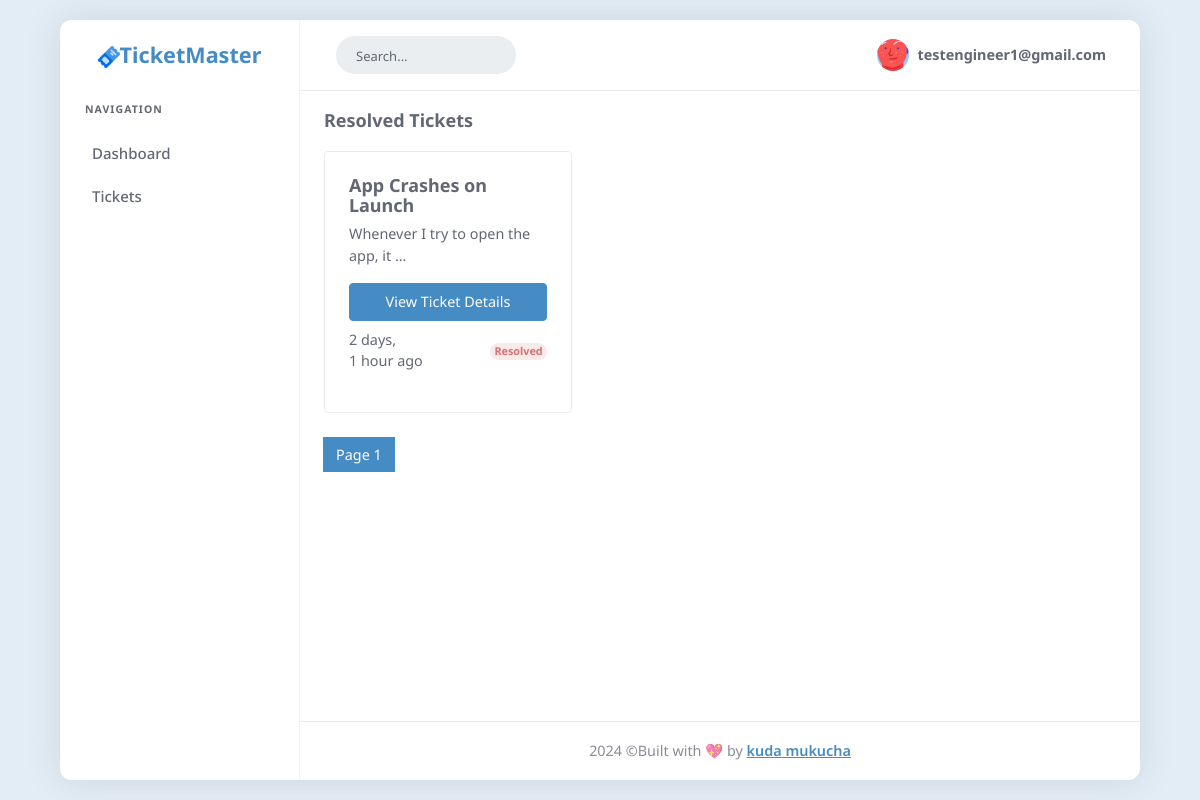
Page /ticket/resolved-engineer-tickets/ (signed in) on the committed database.
### accounts/models.py (models this page shows)
class User(AbstractUser):
    is_customer = models.BooleanField(default=False)
    is_engineer = models.BooleanField(default=False)
    email = models.EmailField(unique=True)

### ticket/models.py (models this page shows, shortened)
class Ticket(models.Model):
    STATUS_CHOICES =[
        ('Active','Active'),
        ('Pending','Pending'),
        ('Resolved','Resolved')
    ]
    SEVERITY_CHOICES =[
        ('High','High'),
        ('Low','Low')
    ]
    customer = models.ForeignKey(User,on_delete=models.CASCADE,related_name='customer_tickets')
    engineer = models.ForeignKey(User,on_delete=models.DO_NOTHING,related_name='engineer_tickets',null=True)
    ticket_id = models.CharField(max_length=20,unique=True)
    title = models.CharField(max_length=50)
    description = models.TextField()
    status = models.CharField(max_length=20,choices=STATUS_CHOICES,default='Pending')
    created = models.DateTimeField(auto_now_add=True)
    updated = models.DateTimeField(auto_now=True)
    is_resolved = models.BooleanField(default=False)
    severity = models.CharField(max_length=5,choices=SEVERITY_CHOICES,default='Low')
    is_assigned_to_engineer= models.BooleanField(default=False)
    resolution_steps = models.TextField(blank=True,null=True)

### ticket/views.py (the view)
# urls.py: path('resolved-engineer-tickets/',views.resolved_engineer_tickets,name='resolved-engineer-tickets'),
def resolved_engineer_tickets(request):
    ticket_list = Ticket.objects.filter(engineer=request.user, is_resolved = True).order_by('-created')
    paginator = Paginator(ticket_list,6)
    page_number = request.GET.get('page',1)
    try:
        tickets = paginator.page(page_number)
    except EmptyPage:
        tickets = paginator.page(paginator.num_pages)
    except PageNotAnInteger:
        tickets = paginator.page(1)
    return render(request,'ticket/resolved-engineer-tickets.html',{'tickets':tickets})

### templates/ticket/resolved-engineer-tickets.html
{%extends 'dashboard/base.html'%}
{%load static%}
{%load humanize%}
{%block content%}
<div class="page-container">
    <div class="page-title-box">
        <div class="d-flex align-items-sm-center flex-sm-row flex-column gap-2">
            <div class="flex-grow-1">
                <h4 class="font-18 mb-0">Resolved Tickets</h4>
            </div>
        </div>
    </div>
    {%if tickets%}
    <div class="row">
        {%for ticket in tickets%}
        <div class="col-lg-4">
            <div class="card card-body">
                <h5 class="card-title">{{ticket.title}}</h5>
                <p class="card-text">{{ticket.description | truncatewords:8}}</p>
                <a href="{%url 'ticket:ticket-details' ticket.ticket_id%}" class="btn btn-primary">View Ticket Details</a>
                <div class="d-flex align-items-center gap-5 mt-2">
                    <p class="card-text">{{ticket.created | naturaltime}}</p>
                  {%if ticket.status == 'Pending'%}
                  <p> <span class="badge badge-soft-warning rounded-pill">Pending</span></p>
                  {%elif ticket.status == 'Active'%}
                  <p> <span class="badge badge-soft-success rounded-pill">Active</span></p>
                    {%elif ticket.status == 'Resolved'%}
                    <p> <span class="badge badge-soft-danger rounded-pill">Resolved</span></p>
                  {%endif%}
                </div>
            </div>
        </div>
        {%endfor%}
    </div>
    {%include 'pagination.html' with page=tickets%}
    {%else%}
    <div class="alert alert-dark d-flex align-items-center mb-0" role="alert">
        <iconify-icon icon="solar:balloon-bold-duotone" class="font-20 me-1"></iconify-icon>
        <div class="lh-1">No tickets at the moment.
        </div>
    </div>
    {%endif%}
</div>
{%endblock%}

### templates/dashboard/base.html (shortened to what this page needs)
{%load static%}
<!DOCTYPE html>
<html lang="en">
<head>
        <link href="{%static 'css/vendor.min.css'%}" rel="stylesheet" type="text/css" />
        <link href="{%static 'css/icons.min.css'%}" rel="stylesheet" type="text/css" />
        <link href="{%static 'css/app.min.css'%}" rel="stylesheet" type="text/css" id="app-style" />
</head>
<body>
    <div class="wrapper">
        <div class="sidenav-menu">
            <a href="/" class="logo">
                <span class="logo-dark">
                    <span class="logo-lg fw-bold fs-4 "><img src="{%static 'images/ticket.png'%}" alt="dark logo">TicketMaster</span>
                </span>
            </a>
            <div data-simplebar>
                <ul class="side-nav">
                    <li class="side-nav-title">Navigation</li>
                    <li class="side-nav-item">
                        <a href="/" class="side-nav-link">
                            <span class="menu-text"> Dashboard </span>
                        </a>
                    </li>
                    <li class="side-nav-item">
                        <a data-bs-toggle="collapse" href="#sidebarPagesAuth" aria-expanded="false" aria-controls="sidebarPagesAuth" class="side-nav-link">
                            <span class="menu-text">Tickets</span>
                            <span class="menu-arrow"></span>
                        </a>
                    </li>
                </ul>
            </div>
        </div>
        <header class="app-topbar">
            <div class="page-container topbar-menu">
                <div class="d-flex align-items-center gap-2">
                    <button class="sidenav-toggle-button px-2">
                    </button>
                    <div class="d-none d-md-flex">
                        <form class="app-search" method="get" action="{%url 'ticket:ticket-search'%}">
                            <div class="app-search-box">
                                <div class="input-group">
                                    <input type="text" class="form-control" name="q" placeholder="Search...">
                                    <div class="input-group-append">
                                        <button class="btn btn-icon" type="submit">
                                        </button>
                                    </div>
                                </div>
                            </div>
                        </form>
                    </div>
                </div>
                <div class="d-flex align-items-center gap-2">
                    <div class="topbar-item d-none d-sm-flex">
                        <button class="topbar-link" id="light-dark-mode" type="button">
                        </button>
                    </div>
                    <div class="topbar-item">
                        <div class="dropdown">
                            <button class="topbar-link dropdown-toggle drop-arrow-none position-relative" data-bs-toggle="dropdown" data-bs-offset="0,25" type="button" data-bs-auto-close="outside" aria-haspopup="false" aria-expanded="false">
                            </button>
                        </div>
                    </div>
                    <div class="topbar-item nav-user">
                        <div class="dropdown">
                            <a class="topbar-link dropdown-toggle drop-arrow-none px-2" data-bs-toggle="dropdown" data-bs-offset="0,25" type="button" aria-haspopup="false" aria-expanded="false">
                                <img src="{%static 'images/users/avatar-1.png'%}" width="32" class="rounded-circle me-lg-2 d-flex" alt="user-image">
                                <span class="d-lg-flex flex-column gap-1 d-none">
                                    <h6 class="my-0">{{request.user.username}}</h6>
                                </span>
                            </a>
                        </div>
                    </div>
                </div>
            </div>
        </header>
        <div class="page-content">
           {%block content%}
           {%endblock%}
            <footer class="footer">
                <div class="page-container">
                    <div class="row">
                        <div class="col-md-12 text-center">
                            <script>document.write(new Date().getFullYear())</script> ©Built with  💖 by <span class="fw-semibold text-decoration-underline text-primary">kuda mukucha</span>
                        </div>
                    </div>
                </div>
            </footer>
        </div>
    </div>
</body>
</html>

### rows in the picture
User: user.username "testengineer1@gmail.com"
Ticket: title "App Crashes on Launch", description "Whenever I try to open the app, it …", created "2 days, 1 hour ago", status "Resolved"

### other values in the picture
{{ page.number }} "1"
